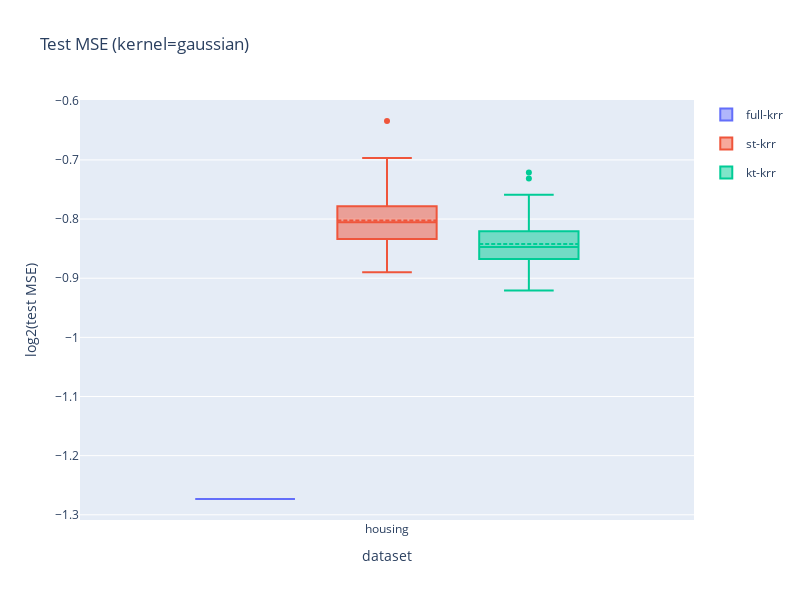

The cell this chart's notebook holds for it:
### Code cell
scale = 'log2'

for result in results:
    name = result['name']
    color = colors_list[names.index(name)]

    if scale == 'log2':
        y = np.log2(np.abs(result["test_scores"]))

    elif scale == 'linear':
        y = np.abs(result["test_scores"])

    trace = go.Box(
        x=[dataset,]*len(result["test_scores"]),
        y=y,
        name=name,
        # opacity=0.5,
        legendgroup=name,
        line_color=color,
        offsetgroup=name,
        showlegend=color not in colors_used,
        boxmean=True,
    )

    fig.add_trace(trace)
    colors_used.add(color)

fig.update_yaxes(title_text=f"{scale}(test MSE)")
fig.update_xaxes(title_text="dataset")
fig.update_layout(
    width=800,
    height=600,
    title=f"Test MSE (kernel={kernel})",
    boxmode='group'
)

### Figure 1 — Plotly figure (JSON) as saved in the notebook; plotly's stock layout.template omitted (floating-point values rounded to 4 significant figures)
{"data": [{"boxmean": true, "legendgroup": "full-krr", "line": {"color": "#636EFA"}, "name": "full-krr", "offsetgroup": "full-krr", "showlegend": true, "type": "box", "x": ["housing"], "y": [-1.273]}, {"boxmean": true, "legendgroup": "st-krr", "line": {"color": "#EF553B"}, "name": "st-krr", "offsetgroup": "st-krr", "showlegend": true, "type": "box", "x": ["housing", "housing", "housing", "housing", "housing", "housing", "housing", "housing", "housing", "housing", "housing", "housing", "housing", "housing", "housing", "housing", "housing", "housing", "housing", "housing", "housing", "housing", "housing", "housing", "housing", "housing", "housing", "housing", "housing", "housing", "housing", "housing", "housing", "housing", "housing", "housing", "housing", "housing", "housing", "housing", "housing", "housing", "housing", "housing", "housing", "housing", "housing", "housing", "housing", "housing", "housing", "housing", "housing", "housing", "housing", "housing", "housing", "housing", "housing", "housing", "housing", "housing", "housing", "housing", "housing", "housing", "housing", "housing", "housing", "housing", "housing", "housing", "housing", "housing", "housing", "housing", "housing", "housing", "housing", "housing", "housing", "housing", "housing", "housing", "housing", "housing", "housing", "housing", "housing", "housing", "housing", "housing", "housing", "housing", "housing", "housing", "housing", "housing", "housing", "housing"], "y": [-0.7871, -0.7951, -0.8198, -0.7665, -0.7837, -0.86, -0.8411, -0.816, -0.7806, -0.8521, -0.7923, -0.8128, -0.7747, -0.831, -0.8033, -0.8149, -0.8053, -0.8169, -0.83, -0.7104, -0.7177, -0.8808, -0.8247, -0.7816, -0.8411, -0.6966, -0.8402, -0.8275, -0.7973, -0.7403, -0.7944, -0.8075, -0.7956, -0.7412, -0.8269, -0.854, -0.7847, -0.8343, -0.8261, -0.7933, -0.8539, -0.7967, -0.7751, -0.7632, -0.8838, -0.7721, -0.8177, -0.8101, -0.7633, -0.7412, -0.8068, -0.8586, -0.7625, -0.7835, -0.8399, -0.7739, -0.8185, -0.818, -0.7454, -0.8416, -0.7757, -0.711, -0.7589, -0.8591, -0.8897, -0.8004, -0.8332, -0.8364, -0.8447, -0.8774, -0.8526, -0.6342, -0.7249, -0.7937, -0.8432, -0.7363, -0.8177, -0.8474, -0.7819, -0.859, -0.8394, -0.8166, -0.7806, -0.789, -0.7379, -0.798, -0.7529, -0.82, -0.8734, -0.827, -0.7882, -0.8674, -0.8058, -0.8317, -0.8286, -0.7884, -0.805, -0.7689, -0.8028, -0.7246]}, {"boxmean": true, "legendgroup": "kt-krr", "line": {"color": "#00CC96"}, "name": "kt-krr", "offsetgroup": "kt-krr", "showlegend": true, "type": "box", "x": ["housing", "housing", "housing", "housing", "housing", "housing", "housing", "housing", "housing", "housing", "housing", "housing", "housing", "housing", "housing", "housing", "housing", "housing", "housing", "housing", "housing", "housing", "housing", "housing", "housing", "housing", "housing", "housing", "housing", "housing", "housing", "housing", "housing", "housing", "housing", "housing", "housing", "housing", "housing", "housing", "housing", "housing", "housing", "housing", "housing", "housing", "housing", "housing", "housing", "housing", "housing", "housing", "housing", "housing", "housing", "housing", "housing", "housing", "housing", "housing", "housing", "housing", "housing", "housing", "housing", "housing", "housing", "housing", "housing", "housing", "housing", "housing", "housing", "housing", "housing", "housing", "housing", "housing", "housing", "housing", "housing", "housing", "housing", "housing", "housing", "housing", "housing", "housing", "housing", "housing", "housing", "housing", "housing", "housing", "housing", "housing", "housing", "housing", "housing", "housing"], "y": [-0.8748, -0.8883, -0.8223, -0.8971, -0.8552, -0.8093, -0.8675, -0.7862, -0.8839, -0.8065, -0.8358, -0.8932, -0.8506, -0.8303, -0.7214, -0.8629, -0.7591, -0.8137, -0.8294, -0.9203, -0.8488, -0.7313, -0.8381, -0.8353, -0.8417, -0.8671, -0.8676, -0.8464, -0.793, -0.8568, -0.8225, -0.8782, -0.826, -0.882, -0.8635, -0.9067, -0.8307, -0.7823, -0.8848, -0.8161, -0.8088, -0.8971, -0.8637, -0.8737, -0.782, -0.8475, -0.8811, -0.8095, -0.8985, -0.8427, -0.8661, -0.9207, -0.7948, -0.8493, -0.819, -0.854, -0.8507, -0.8274, -0.8034, -0.8509, -0.7759, -0.8679, -0.8417, -0.8587, -0.818, -0.868, -0.8473, -0.8082, -0.8688, -0.8341, -0.762, -0.8179, -0.8654, -0.8496, -0.7755, -0.8049, -0.8813, -0.8904, -0.8726, -0.8524, -0.8513, -0.8537, -0.8313, -0.8845, -0.8564, -0.8686, -0.8229, -0.8273, -0.8269, -0.8013, -0.8799, -0.8656, -0.8407, -0.832, -0.844, -0.793, -0.8585, -0.8329, -0.867, -0.843]}], "layout": {"boxmode": "group", "height": 600, "title": {"text": "Test MSE (kernel=gaussian)"}, "width": 800, "xaxis": {"title": {"text": "dataset"}}, "yaxis": {"title": {"text": "log2(test MSE)"}}}}
